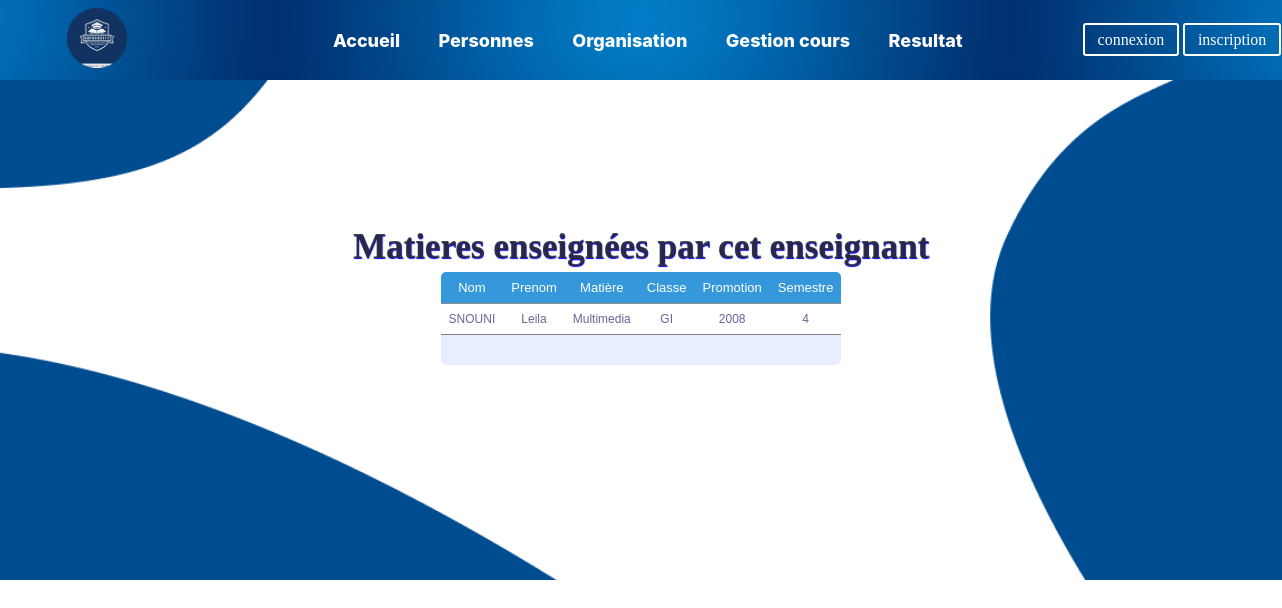
Page /option_prof.php?matiere=1 on the committed database.
### tables this page shows
CREATE TABLE `prof` (
  `numprof` int NOT NULL,
  `nom` text NOT NULL,
  `prenom` text NOT NULL,
  `adresse` text NOT NULL,
  `telephone` text NOT NULL
);

CREATE TABLE `matiere` (
  `codemat` int NOT NULL,
  `nommat` text NOT NULL,
  `codecl` int NOT NULL
);

CREATE TABLE `classe` (
  `codecl` int NOT NULL,
  `nom` text NOT NULL,
  `numprofcoord` int NOT NULL,
  `promotion` int NOT NULL
);

CREATE TABLE `enseignement` (
  `id` int NOT NULL,
  `codecl` int NOT NULL,
  `codemat` int NOT NULL,
  `numprof` int NOT NULL,
  `numsem` int NOT NULL
);

### option_prof.php (the view, shortened to what this page needs)
<?php
include('cadre.php');
require_once("config.php");
echo '<div class="corp">';
if(isset($_GET['matiere'])){
$id=$_GET['matiere'];
$data=mysqli_query($conn,"SELECT prof.nom,prenom,nommat,classe.nom AS nomcl,promotion,numsem FROM prof,enseignement,matiere,classe WHERE enseignement.numprof=prof.numprof AND classe.codecl=enseignement.codecl AND matiere.codemat=enseignement.codemat AND  enseignement.numprof='$id' ORDER BY promotion DESC");
?>
<section class="fond">
<center>
<h1 style="margin-top: -4rem;color: rgba(45, 45, 45, 0.886);text-shadow: blue .5px .5px 1px;font-size: 35px;font-family: 'genshin';">Matieres enseignées par cet enseignant</h1>
<table id="rounded-corner">
    <thead><tr> <th scope="col" class="rounded-company">Nom</th>
    <th scope="col" class="rounded-q2">Prenom</th>
    <th scope="col" class="rounded-q2">Matière</th>
    <th scope="col" class="rounded-q2">Classe</th>
    <th scope="col" class="rounded-q2">Promotion</th>
    <th scope="col" class="rounded-q4">Semestre</th></tr></thead>
    <tfoot>
        <tr>
            <td colspan="5"class="rounded-foot-left"><em>&nbsp;</em></td>
            <td class="rounded-foot-right">&nbsp;</td>
        </tr>
    </tfoot>
    <tbody>
    <?php while($a=$data->fetch_array()){
        echo '<tr><td>'.$a['nom'].'</td><td>'.$a['prenom'].'</td><td>'.$a['nommat'].'</td><td>'.$a['nomcl'].'</td><td>'.$a['promotion'].'</td><td>'.$a['numsem'].'</td></tr>';
    }?>
</table>
</center>
</section>
<?php
}
?>

### styles.css (style rules this page uses)
* { padding: 0; margin: 0; box-sizing: border-box; }
.fond { overflow-y: scroll; }
.fond { background-image: url('img/Desktop\ -\ 15.png'); background-size: cover; background-position: center; width: 100%; height: 500px; align-content: center; position: relative; }
html { overflow-x: hidden; }

### table.css (style rules this page uses)
#rounded-corner { font-family: "Lucida Sans Unicode", "Lucida Grande", Sans-Serif; font-size: 12px; margin: 5px; width: max-content; text-align: left; border-collapse: collapse; border-radius: 5px; }
#rounded-corner thead th.rounded-company { background: #3498db; border-top-left-radius: 5px; }
#rounded-corner thead th.rounded-q4 { background: #3498db; border-top-right-radius: 5px; }
#rounded-corner th { padding: 8px; font-weight: normal; font-size: 13px; color: white; background: #3498db; text-align : center; }
#rounded-corner td { padding: 8px; background: #ffffff; border-top: 1px solid #00000074; color: #669; text-align:center; }
#rounded-corner tfoot td.rounded-foot-left { background: #e8edff ; border-bottom-left-radius: 5px; }
#rounded-corner tfoot td.rounded-foot-right { background: #e8edff ; border-bottom-right-radius: 5px; }

### rows in the picture
prof: nom "SNOUNI", prenom "Leila", matiere.nommat "Multimedia", classe.nom "GI", classe.promotion "2008", enseignement.numsem "4"
